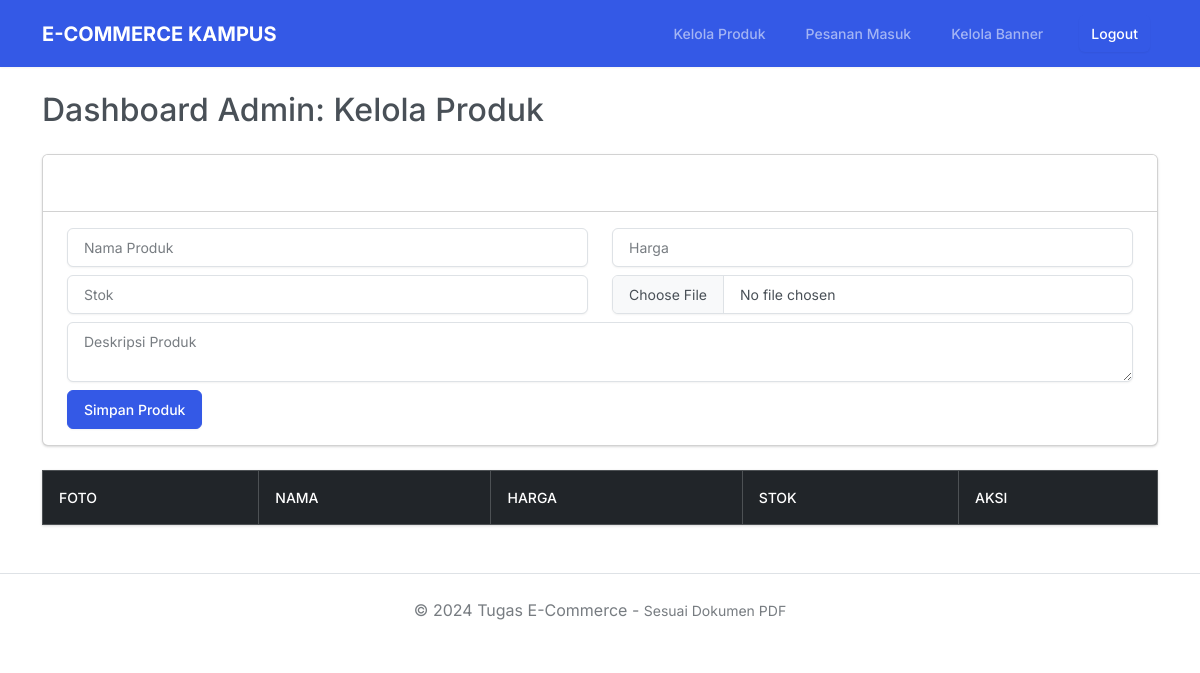
The page /toko_online/admin_produk.php (signed in) on the database as committed earlier.
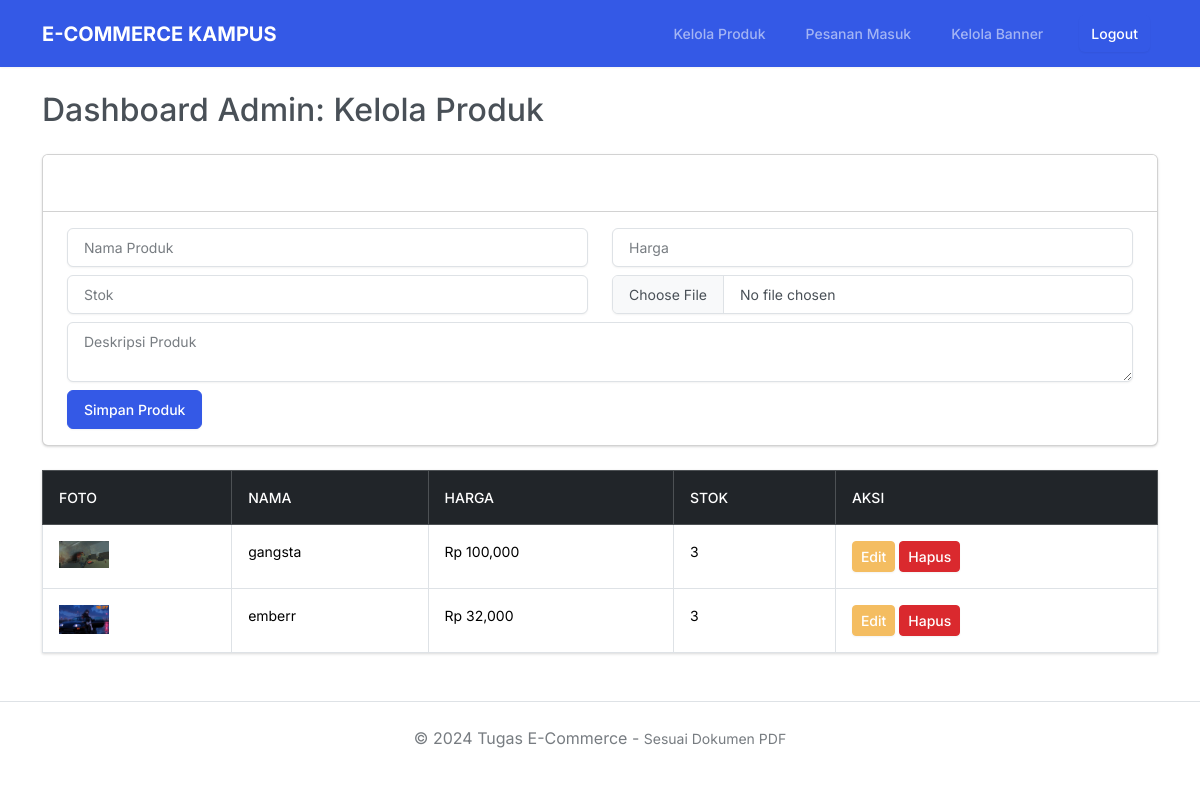
The same page on the database as committed later.
### tables this page shows
CREATE TABLE `products` (
  `id` int(11) NOT NULL,
  `category_id` int(11) DEFAULT NULL,
  `name` varchar(100) NOT NULL,
  `price` decimal(10,2) NOT NULL,
  `stock` int(11) NOT NULL,
  `description` text DEFAULT NULL,
  `image` varchar(255) DEFAULT NULL
);

### toko_online/admin_produk.php (the view, shortened to what this page needs)
<?php include 'koneksi.php'; include 'header.php';
?>
<h2 class="mb-4">Dashboard Admin: Kelola Produk</h2>
<div class="card mb-4">
    <div class="card-header bg-secondary text-white">Tambah Produk Baru</div>
    <div class="card-body">
        <form method="post" enctype="multipart/form-data">
            <div class="row">
                <div class="col-md-6 mb-2"><input type="text" name="nama" class="form-control" placeholder="Nama Produk" required></div>
                <div class="col-md-6 mb-2"><input type="number" name="harga" class="form-control" placeholder="Harga" required></div>
                <div class="col-md-6 mb-2"><input type="number" name="stok" class="form-control" placeholder="Stok" required></div>
                <div class="col-md-6 mb-2"><input type="file" name="foto" class="form-control" required></div>
                <div class="col-12 mb-2"><textarea name="deskripsi" class="form-control" placeholder="Deskripsi Produk"></textarea></div>
                <div class="col-12"><button type="submit" name="tambah" class="btn btn-primary">Simpan Produk</button></div>
            </div>
        </form>
    </div>
</div>
<table class="table table-hover table-bordered">
    <thead class="table-dark"><tr><th>Foto</th><th>Nama</th><th>Harga</th><th>Stok</th><th>Aksi</th></tr></thead>
    <tbody>
        <?php
        $products = mysqli_query($conn, "SELECT * FROM products ORDER BY id DESC");
        while ($p = mysqli_fetch_assoc($products)) {
            echo "<tr>
                <td><img src='assets/img/{$p['image']}' width='50'></td>
                <td>{$p['name']}</td>
                <td>Rp ".number_format($p['price'])."</td>
                <td>{$p['stock']}</td>
                <td>
                    <a href='edit_produk.php?id={$p['id']}' class='btn btn-warning btn-sm'>Edit</a>
                    <a href='hapus_produk.php?id={$p['id']}' class='btn btn-danger btn-sm'>Hapus</a>
                </td>
            </tr>";
        }
        ?>
    </tbody>
</table>
<?php include 'footer.php'; ?>

Rows that differ between the two databases and show on the page:
added products: image (picture), name "gangsta", price "100,000", stock "3"
added products: image (picture), name "emberr", price "32,000", stock "3"
